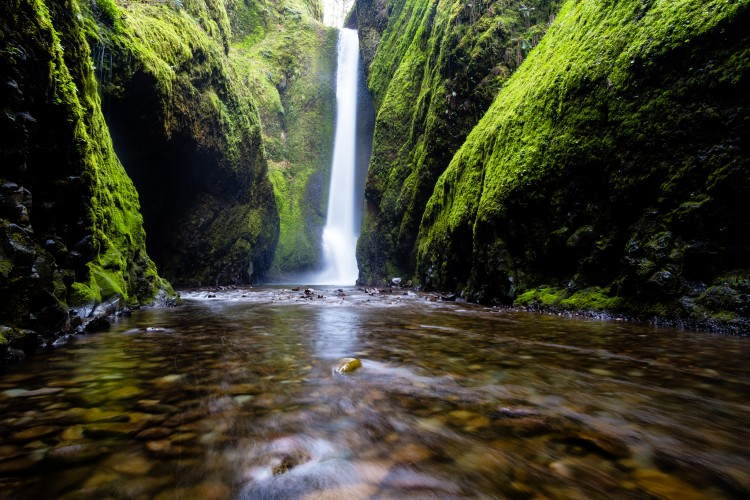
#> input picture wf.jpg, 750 x 500 px
$ jupyter execute img.ipynb
#> lines starting #> are read from the running program, lines starting #| are printed output that depends on the picture
[cell 1]
# Fourier and Inverse transform of images
from PIL import Image
import matplotlib.pyplot as plt
import numpy as np
from scipy import fftpack
from matplotlib.colors import LogNorm

[cell 2]
image = Image.open('wf.jpg')
#> image is the input picture: PIL image 750x500 RGB; mean R, G, B 62.5, 63.9, 43.3
print(image.size)
#| (750, 500)
# store image to array
img_arr = np.array(image)
# remove third dimension of the image, if it has
img = img_arr[:,:,2]
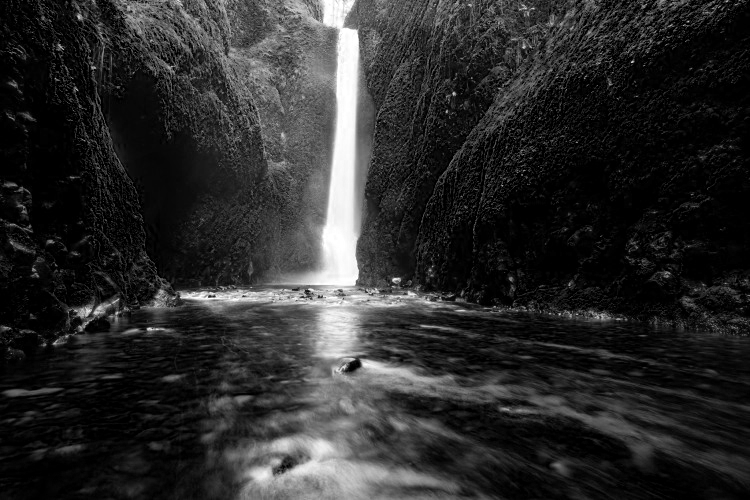
#> img: shape (500, 750); min 0, max 255, mean 43.3
# array to image
im = Image.fromarray(img)
print(im.size)
#| (750, 500)

[cell 3]
# resize image
nimg = image.resize((800, 1050))
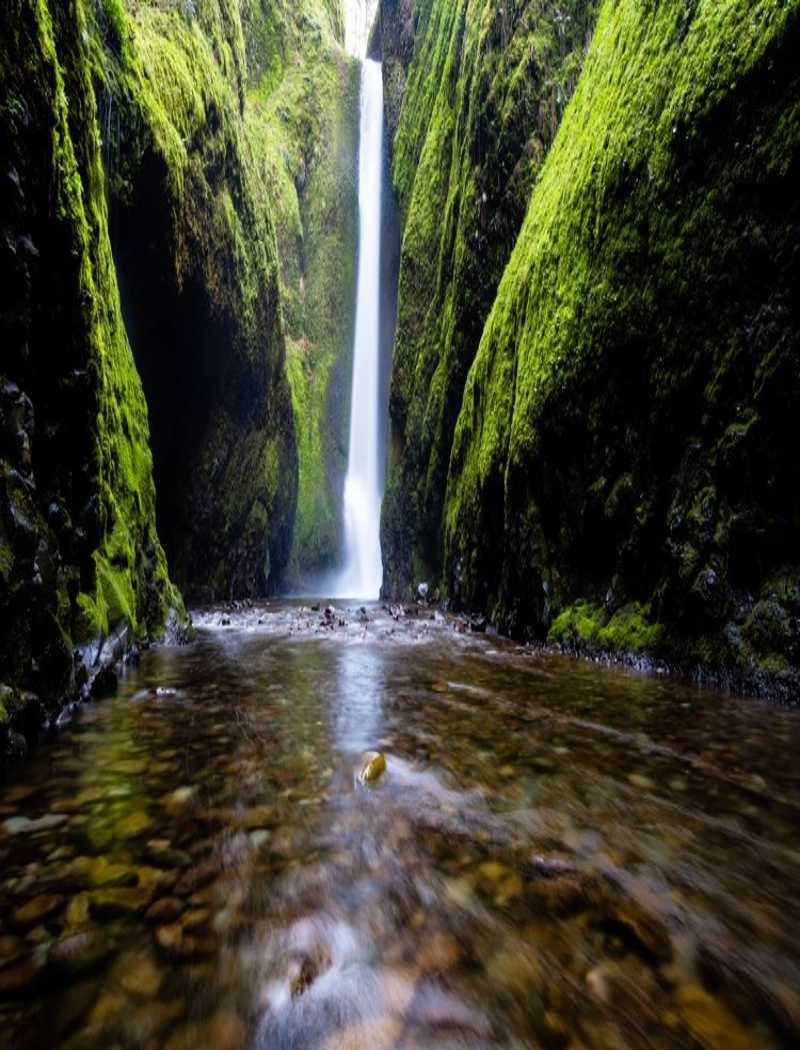
#> nimg: PIL image 800x1050 RGB; mean R, G, B 62.5, 63.9, 43.3
nimg.show()

[cell 4]
im_fft = fftpack.fftshift(fftpack.fft2(im))
plt.imshow(abs(im_fft), norm=LogNorm(vmin=5))
plt.colorbar()
plt.figure()
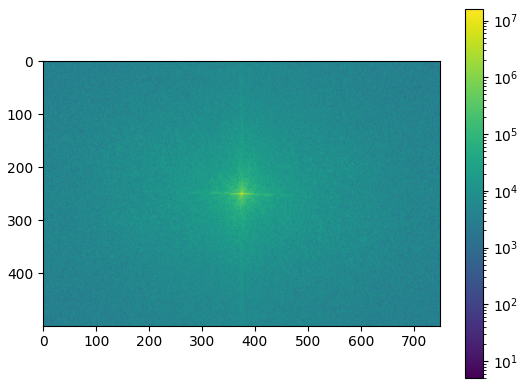
#> figure drawn by matplotlib, 2 panels

[cell 5]
# filter FFt truncate coefficients
keep_fraction = 0.9
im_fft2 = im_fft.copy()
r, c = im_fft2.shape
#> r = 500; c = 750

im_fft2[int(r*keep_fraction):int(r*(1-keep_fraction))] = 0
im_fft2[:, int(c*keep_fraction):int(c*(1-keep_fraction))] = 0

[cell 6]
in_fft = fftpack.ifft2(im_fft2).real
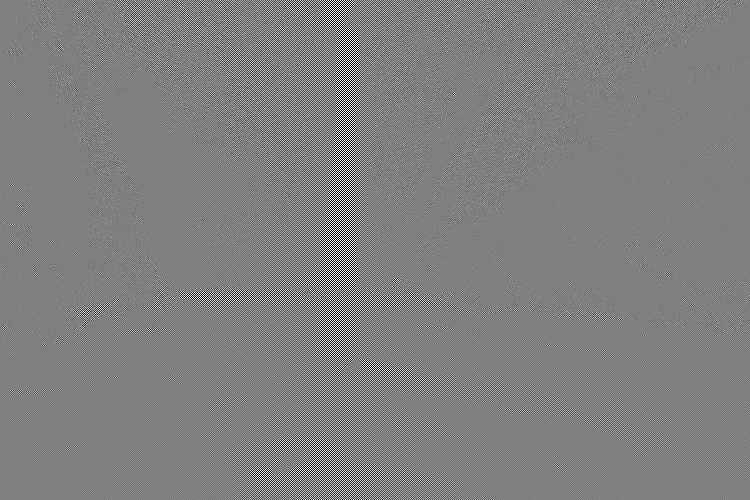
#> in_fft: shape (500, 750) float64; min -255, max 255, mean 0; drawn with min black and max white
plt.figure()
plt.imshow(abs(in_fft))
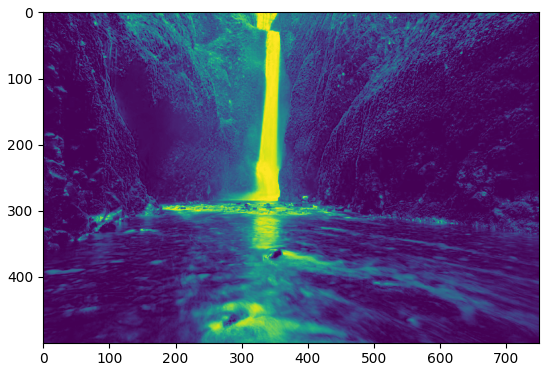
#> figure drawn by matplotlib, 1 panel

[cell 7]
fft_im = Image.fromarray(abs(in_fft))
fft_im .show()
